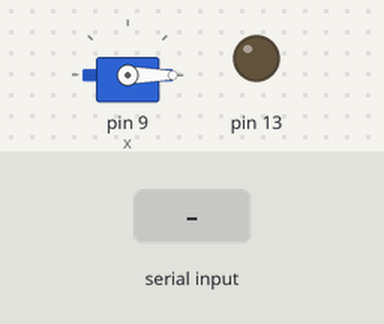
A sketch run on a simulated Arduino Uno, built with avr-gcc and run on an emulated ATmega328P. Parts: servo, output pins drawn as LEDs (lit = HIGH). Inputs (shaded band) come from the test bench.

Above: at 1.2 s.
1.3 s: "L" received over Serial
At 2.5 s:
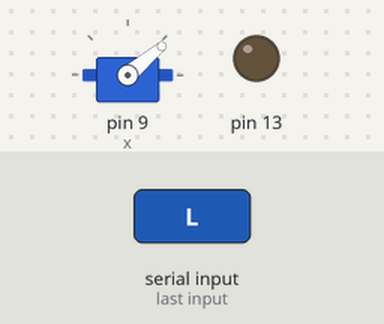
2.8 s: "L" received over Serial
At 3.7 s:
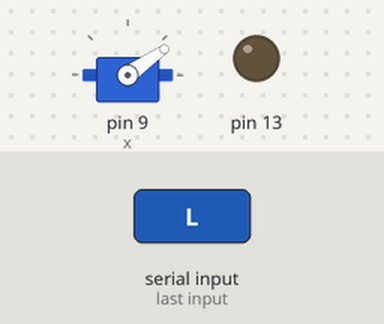
4.3 s: "R" received over Serial
At 4.8 s:
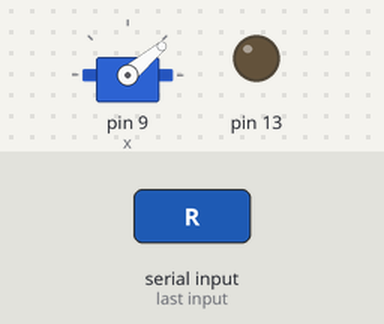
Timing chart, 0 to 7.3 s (numbered marks = the images above; inputs shaded):
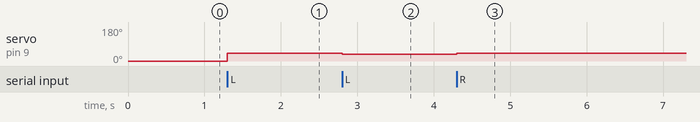

Measured:
- after the input at 1.3 s, servo on pin 9 (x): 0° → 40° at once
- after the input at 2.8 s, servo on pin 9 (x): 40° → 35° at once
- after the input at 4.3 s, servo on pin 9 (x): 35° → 40° at once

The sketch:

arduino_code.ino
```cpp
#include<Servo.h>

Servo x;

int width = 640, height = 480;  // total resolution of the video
int xpos = 90, ypos = 90;  // initial positions of both Servos
void setup() {

  Serial.begin(9600);
  x.attach(9);
  pinMode(13, OUTPUT);
  x.write(0);
  digitalWrite(8, LOW);

}

int angle = 45;
int increment = 5;
int decrement = -5;

void loop() {
  if (Serial.available() > 0)
  {
    auto letter = Serial.read();
    if (letter == 'L') {
        x.write(angle+=decrement);
    }
    else if (letter == 'R') {
        x.write(angle+=increment);
    }
    else if (letter == 'S') {
      digitalWrite(8, HIGH);
    }
  }
}
```
